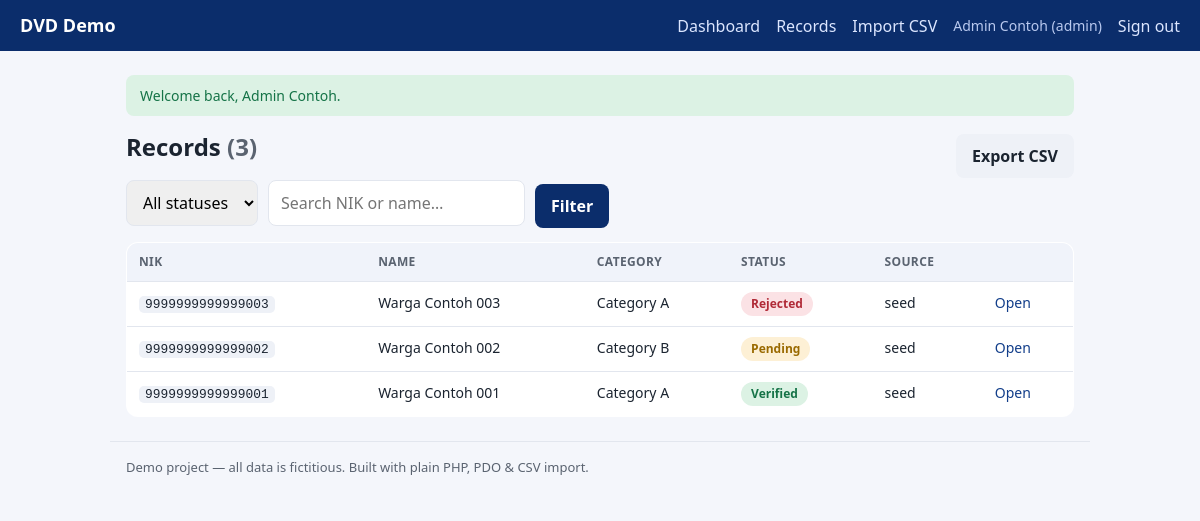
/records (signed in), run on the app's committed database.
### tables this page shows
CREATE TABLE IF NOT EXISTS records (
    id          INT UNSIGNED NOT NULL AUTO_INCREMENT,
    nik         CHAR(16)     NOT NULL,
    full_name   VARCHAR(160) NOT NULL,
    address     VARCHAR(255) DEFAULT NULL,
    category    VARCHAR(60)  DEFAULT NULL,
    status      ENUM('pending','verified','rejected') NOT NULL DEFAULT 'pending',
    source      VARCHAR(120) DEFAULT NULL,
    note        VARCHAR(500) DEFAULT NULL,
    created_by  INT UNSIGNED NOT NULL,
    verified_by INT UNSIGNED DEFAULT NULL,
    verified_at DATETIME     DEFAULT NULL,
    created_at  DATETIME     NOT NULL DEFAULT CURRENT_TIMESTAMP,
    updated_at  DATETIME     NOT NULL DEFAULT CURRENT_TIMESTAMP ON UPDATE CURRENT_TIMESTAMP,
    PRIMARY KEY (id),
    UNIQUE KEY uq_records_nik (nik),
    KEY idx_records_status (status),
    CONSTRAINT fk_records_user FOREIGN KEY (created_by) REFERENCES users (id)
);

### src/helpers.php (called while the page is built, shortened)
<?php
function e(?string $value): string
{
    return htmlspecialchars((string) $value, ENT_QUOTES | ENT_SUBSTITUTE, 'UTF-8');
}
function take_flashes(): array
{
    $messages = $_SESSION['flash'] ?? [];
    return $messages;
}
function view(string $name, array $data = []): string
{
    $file = dirname(__DIR__) . '/views/' . $name . '.php';
    extract($data, EXTR_SKIP);
    require $file;
    return (string) ob_get_clean();
}
function status_badge(string $status): array
{
    return match ($status) {
        'pending'  => ['Pending', 'badge-amber'],
        'verified' => ['Verified', 'badge-green'],
        'rejected' => ['Rejected', 'badge-red'],
        default    => [ucfirst($status), 'badge-gray'],
    };
}

### src/Controllers/RecordController.php (called while the page is built, shortened)
<?php
final class RecordController
{
    public static function index(): string
    {
        $status = $_GET['status'] ?? '';
        $q = trim((string) ($_GET['q'] ?? ''));
        $page = max(1, (int) ($_GET['page'] ?? 1));
        $perPage = 20;
        [$rows, $total] = Records::paginate($status !== '' ? $status : null, $q, $page, $perPage);
        return view('records/index', [
            'title'   => 'Records',
            'rows'    => $rows,
            'total'   => $total,
            'status'  => $status,
            'q'       => $q,
            'page'    => $page,
            'perPage' => $perPage,
        ]);
    }
}

### src/Records.php (called while the page is built, shortened)
<?php
final class Records
{
    public static function paginate(?string $status, string $q, int $page, int $perPage = 20): array
    {
        $where = [];
        $params = [];
        $clause = $where ? ('WHERE ' . implode(' AND ', $where)) : '';
        $pdo = Database::connection();
        $countStmt = $pdo->prepare("SELECT COUNT(*) FROM records r {$clause}");
        $countStmt->execute($params);
        $total = (int) $countStmt->fetchColumn();
        $perPage = max(1, min(100, $perPage));
        $page = max(1, $page);
        $offset = ($page - 1) * $perPage;
        $stmt = $pdo->prepare(
            "SELECT r.*, u.name AS author
               FROM records r JOIN users u ON u.id = r.created_by
               {$clause}
              ORDER BY r.id DESC
              LIMIT {$perPage} OFFSET {$offset}"
        );
        $stmt->execute($params);
        return [$stmt->fetchAll(), $total];
    }
}

### src/Auth.php (called while the page is built, shortened)
<?php
final class Auth
{
    public static function check(): bool
    {
        return isset($_SESSION['user']);
    }
    public static function role(): string
    {
        return $_SESSION['user']['role'] ?? '';
    }
    public static function can(string $permission): bool
    {
        return self::check() && Rbac::allows(self::role(), $permission);
    }
}

### src/Rbac.php (called while the page is built, shortened)
<?php
final class Rbac
{
    public static function allows(string $role, string $permission): bool
    {
        return in_array($role, self::MAP[$permission] ?? [], true);
    }
}

### views/records/index.php (the view, shortened to what this page needs)
<div class="row-between">
    <h1>Records <span class="muted">(<?= (int)$total ?>)</span></h1>
    <?php if (\App\Auth::can('record.export')): ?>
        <a class="btn btn-ghost" href="/records/export<?= $status!=='' ? '?status='.e($status) : '' ?>">Export CSV</a>
    <?php endif; ?>
</div>
<form method="get" action="/records" class="filterbar">
    <select name="status">
        <option value="">All statuses</option>
    </select>
    <input type="text" name="q" value="<?= e($q) ?>" placeholder="Search NIK or name…">
    <button class="btn" type="submit">Filter</button>
</form>
<table class="table">
    <thead><tr><th>NIK</th><th>Name</th><th>Category</th><th>Status</th><th>Source</th><th></th></tr></thead>
    <tbody>
    <?php foreach ($rows as $r): [$label,$cls]=status_badge($r['status']); ?>
        <tr>
            <td><code><?= e($r['nik']) ?></code></td>
            <td><?= e($r['full_name']) ?></td>
            <td><?= e($r['category'] ?? '—') ?></td>
            <td><span class="badge <?= e($cls) ?>"><?= e($label) ?></span></td>
            <td><?= e($r['source'] ?? '—') ?></td>
            <td><a href="/records/show?id=<?= (int)$r['id'] ?>">Open</a></td>
        </tr>
    <?php endforeach; ?>
    </tbody>
</table>
<?php $content = ob_get_clean();
echo view('layout', ['title' => $title ?? 'Records', 'content' => $content]);

### public/assets/style.css (style rules this page uses)
:root { --navy:#0b2d6b; --navy2:#123e8a; --ink:#1b2430; --muted:#5a6370; --line:#e2e6ee; --bg:#f4f6fb; --white:#fff; --green:#157347; --amber:#9a6a00; --red:#b02a37; --blue:#1159b3; --gray:#55606e; }
* { box-sizing:border-box }
body { margin:0;font-family:system-ui,-apple-system,Segoe UI,Roboto,Arial,sans-serif; color:var(--ink);background:var(--bg);line-height:1.5 }
a { color:var(--navy2);text-decoration:none }
h1 { font-size:24px;margin:0 0 12px }
.muted { color:var(--muted) }
code { background:#eef1f7;padding:1px 6px;border-radius:5px;font-size:.92em }
.row-between { display:flex;align-items:center;justify-content:space-between;gap:12px;flex-wrap:wrap }
input,select,textarea { width:100%;padding:10px 12px;border:1px solid var(--line);border-radius:8px;font:inherit;margin-top:6px;font-weight:400 }
.btn { display:inline-block;background:var(--navy);color:#fff;border:none;border-radius:8px;padding:10px 16px;font:inherit;font-weight:600;cursor:pointer;margin-top:6px }
.btn-ghost { background:#eef1f7;color:var(--ink) }
.table { width:100%;border-collapse:collapse;background:#fff;border:1px solid var(--line);border-radius:12px;overflow:hidden }
.table th,.table td { text-align:left;padding:10px 12px;border-bottom:1px solid var(--line);font-size:14px;vertical-align:top }
.table th { background:#f0f3fa;color:var(--muted);font-size:12px;text-transform:uppercase;letter-spacing:.03em }
.badge { display:inline-block;padding:3px 10px;border-radius:999px;font-size:12px;font-weight:700 }
.badge-amber { background:#fdf0d5;color:var(--amber) }
.badge-green { background:#dcf2e4;color:var(--green) }
.badge-red { background:#fbe2e5;color:var(--red) }
.filterbar { display:flex;gap:10px;flex-wrap:wrap;align-items:center;margin-bottom:14px }
.filterbar select { width:auto }
.filterbar input[type=text] { width:auto;min-width:220px;margin-top:0 }
.filterbar select { margin-top:0 }

### data on the page
records: nik "9999999999999003", full_name "Warga Contoh 003", category "Category A", label "Rejected", source "seed"
records: nik "9999999999999002", full_name "Warga Contoh 002", category "Category B", label "Pending", source "seed"
records: nik "9999999999999001", full_name "Warga Contoh 001", category "Category A", label "Verified", source "seed"

### other printed values
$f['message'] "Welcome back, Admin Contoh."
$total "3"
